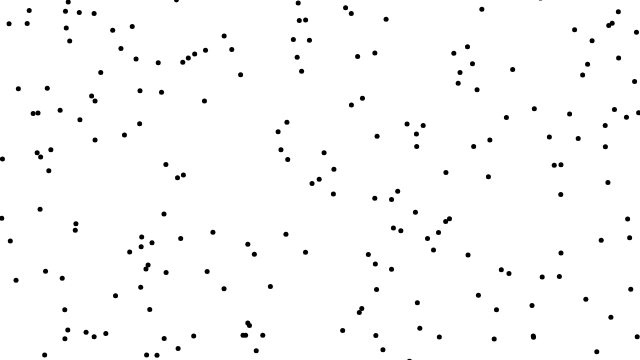
Frame 1 (no input)
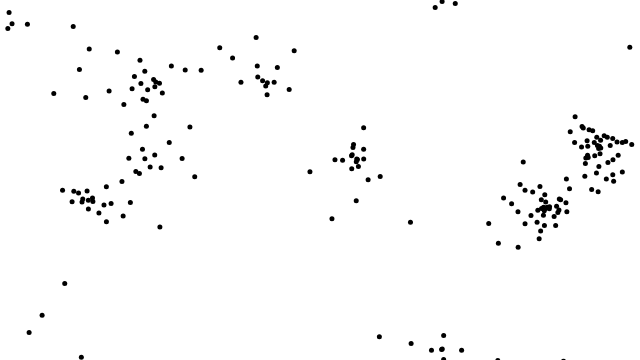
Frame 60 (no input)
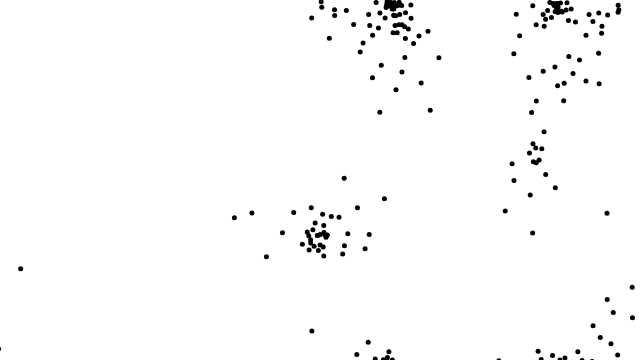
Frame 120 (the mouse pressed at the canvas centre since frame 60)

The p5.js sketch that drew these frames (run headless with seeded random() and noise() and a simulated clock; from frame 60 on, the mouse is pressed at the canvas centre):

// p5.js sketch
// ── sketch.js
const flock = [];

let alignSlider, cohesionSlider, separationSlider;

function setup() {
    createCanvas(640, 360);
    alignSlider = createSlider(0, 5, 1, 0.1);
    cohesionSlider = createSlider(0, 5, 1, 0.1);
    separationSlider = createSlider(0, 5, 1, 0.1);
    for (let i = 0; i < 200; i++) {
        flock.push(new Boid());
    }
}

function draw() {
    background(300);
    for (let boid of flock) {
        boid.edges();
        boid.flock(flock);
        boid.update();
        boid.show();
    }
}
// ── boid.js
class Boid {
    constructor() {
        this.position = createVector(random(width), random(height));
        this.velocity = p5.Vector.random2D();
        this.velocity.setMag(random(2, 4));
        this.acceleration = createVector();
        this.maxForce = 0.5;
        this.maxSpeed = 5;
    }

    edges() {
        if (this.position.x > width) {
            this.position.x = 0;
        } else if (this.position.x < 0) {
            this.position.x = width;
        }
        if (this.position.y > height) {
            this.position.y = 0;
        } else if (this.position.y < 0) {
            this.position.y = height;
        }
    }

    applyForce(boids, force) {
        let perceptionRadius = 40;
        let steering = createVector();
        let total = 0;
        for (let other of boids) {
            let d = dist(this.position.x, this.position.y, other.position.x, other.position.y);
            if (other != this && d < perceptionRadius) {
                if (force == "align") {
                    steering.add(other.velocity);
                } else if (force == "cohesion") {
                    steering.add(other.position);
                } else if (force == "separation") {
                    let diff = p5.Vector.sub(this.position, other.position);
                    diff.div(Math.pow(d, 2));
                    steering.add(diff);
                }
                total++;
            }
        }
        if (total > 0) {
            steering.div(total);
            if (force == "cohesion") {
                steering.sub(this.position);
            }
            steering.setMag(this.maxSpeed);
            steering.sub(this.velocity);
            steering.limit(this.maxForce);
        }
        return steering;
    }

    flock(boids) {
        let alignment = this.applyForce(boids, "align");
        let cohesion = this.applyForce(boids, "cohesion");
        let separation = this.applyForce(boids, "separation");

        alignment.mult(alignSlider.value());
        cohesion.mult(cohesionSlider.value());
        separation.mult(separationSlider.value());

        this.acceleration.add(alignment);
        this.acceleration.add(cohesion);
        this.acceleration.add(separation);
    }

    update() {
        this.position.add(this.velocity);
        this.velocity.add(this.acceleration);
        this.velocity.limit(this.maxSpeed);
        this.acceleration.set(0,0);
    }

    show() {
        // triangles (lil paper planes)
        // TODO: change background back to white
        // stroke(300);
        // noFill();
        // triangle(this.position.x-5, this.position.y+15,
        //     this.position.x, this.position.y,  
        //     this.position.x+5, this.position.y+15);

        strokeWeight(5);
        stroke(0);
        point(this.position.x, this.position.y);
    }
}
// ── poem.js
function Poem() {
    this.rawText = document.getElementsByName('input')[0].value.replace(/^\n/gm, '<NL>\n');
    this.lines = this.rawText.split('\n');
    this.currLine = 0;
}

Poem.prototype.incrementLine = function() {
    ++this.currLine;
}

Poem.prototype.separationWeight = function() {
    
}
